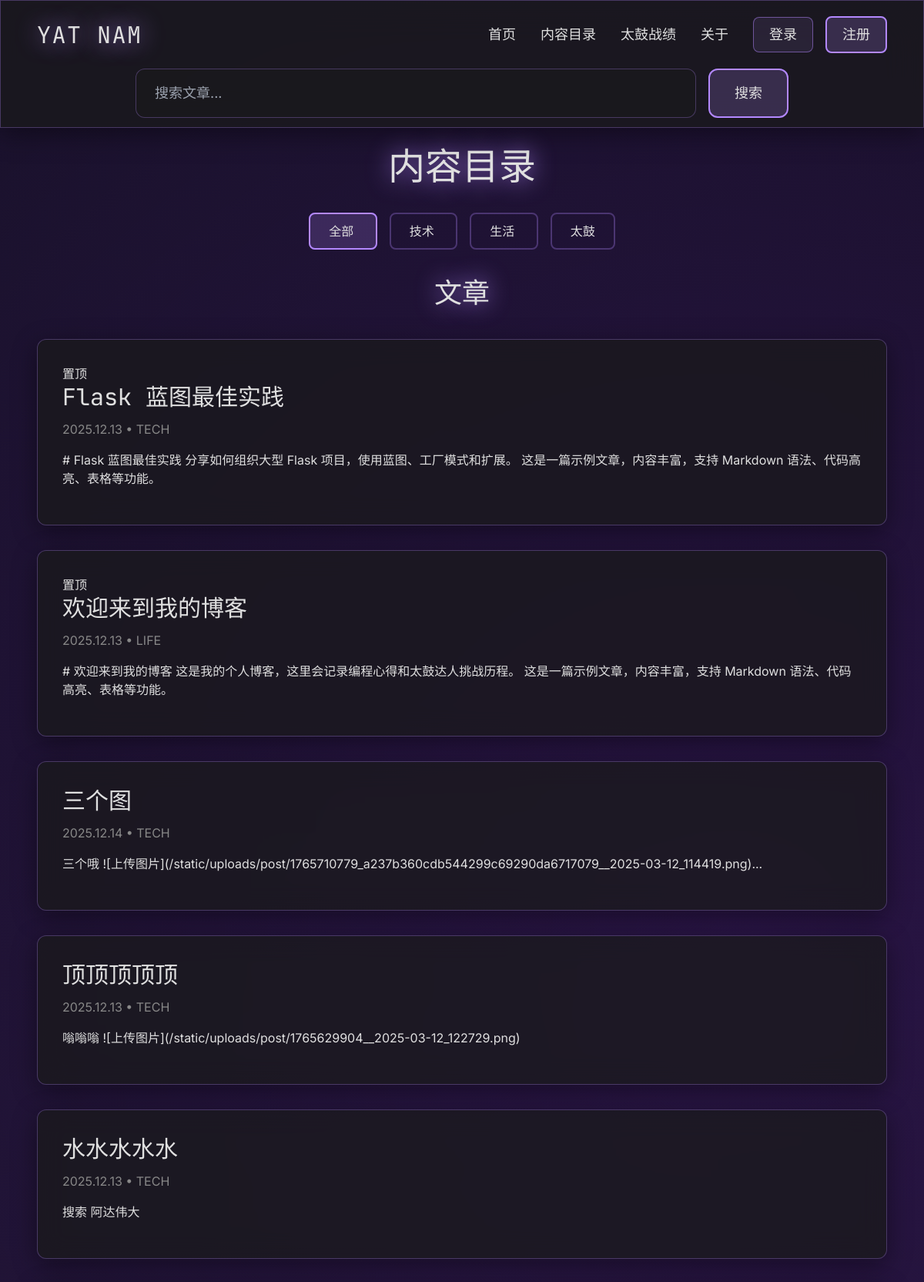
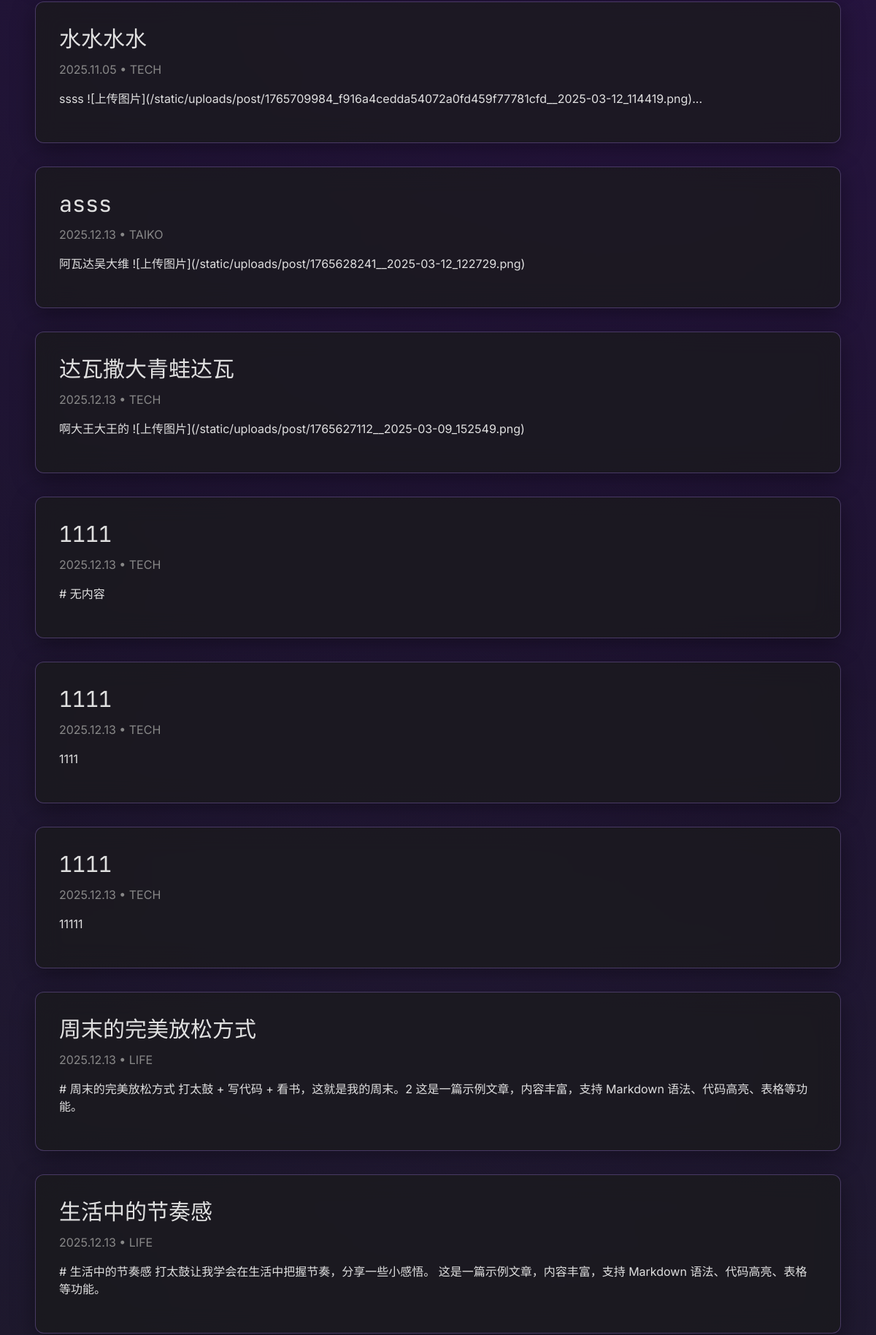
The page /archive/archive (upper part) on the database its author committed (2 pictures, top to bottom).
### models.py (models this page shows, shortened)
class Post(db.Model):
    __tablename__ = 'post'
    id = db.Column(db.Integer, primary_key=True)
    title = db.Column(db.String(200), nullable=False)
    slug = db.Column(db.String(200), unique=True, nullable=False, index=True)
    content = db.Column(db.Text, nullable=False)           # Markdown 原文
    content_html = db.Column(db.Text)                      # 渲染后 HTML（缓存）
    summary = db.Column(db.Text)                           # 摘要（可选）
    category = db.Column(db.Enum(Category), default=Category.TECH)
    tags = db.Column(db.String(200))                       # 逗号分隔
    cover_image = db.Column(db.String(200))
    is_published = db.Column(db.Boolean, default=True)
    view_count = db.Column(db.Integer, default=0)
    created_at = db.Column(db.DateTime, default=datetime.utcnow, index=True)
    updated_at = db.Column(db.DateTime, default=datetime.utcnow, onupdate=datetime.utcnow)
    is_pinned = db.Column(db.Boolean, default=False, index=True)  # 置顶
    author_id = db.Column(db.Integer, db.ForeignKey('user.id'), nullable=False)
    comments = db.relationship('Comment', backref='post', lazy='dynamic', cascade='all, delete-orphan')
    images = db.relationship(
        "PostImage",
        backref="post",
        lazy="dynamic",
        cascade="all, delete-orphan"
    )

### archive/views.py (the view)
@archive_blueprint.route('/archive')
def archive():
    category = request.args.get('category')  # ?category=技术
    posts = Post.query.order_by(
        case(
            (Post.is_pinned == True, 0),  # 置顶优先级 0
            else_=1  # 非置顶优先级 1
        ),
        Post.updated_at.desc(),  # 置顶按更新时间排序
        Post.created_at.desc()  # 非置顶按创建时间排序
    )
    records = TaikoRecord.query.order_by(TaikoRecord.played_at.desc())
    if category:
        posts = posts.filter_by(category=category)
    return render_template('archive/archive.html', posts=posts.all(), records=records.all(), current_category=category)

### templates/archive/archive.html (shortened to what this page needs)
{% extends "base.html" %}
{% block content %}
<div class="max-w-6xl mx-auto px-6 py-20">
    <h1 class="text-5xl font-mono glow-text text-center mb-12">内容目录</h1>
    <div class="text-center mb-12 space-x-4">
        <a href="{{ url_for('archive.archive') }}" class="px-6 py-3 rounded-lg border-2 {% if not current_category %}border-primary bg-primary/20{% else %}border-primary/30{% endif %} hover:border-primary transition">
            全部
        </a>
        <a href="{{ url_for('archive.archive', category='TECH') }}" class="px-6 py-3 rounded-lg border-2 {% if current_category == 'TECH' %}border-primary bg-primary/20{% else %}border-primary/30{% endif %} hover:border-primary transition">
            技术
        </a>
        <a href="{{ url_for('archive.archive', category='LIFE') }}" class="px-6 py-3 rounded-lg border-2 {% if current_category == 'LIFE' %}border-primary bg-primary/20{% else %}border-primary/30{% endif %} hover:border-primary transition">
            生活
        </a>
        <a href="{{ url_for('archive.archive', category='TAIKO') }}" class="px-6 py-3 rounded-lg border-2 {% if current_category == 'TAIKO' %}border-primary bg-primary/20{% else %}border-primary/30{% endif %} hover:border-primary transition">
            太鼓
        </a>
    </div>
    {% if posts %}
    <h2 class="text-4xl font-mono glow-text text-center mb-10">文章</h2>
    <div class="space-y-8 mb-20">
        {% for post in posts %}
        <div class="glass rounded-xl p-8 hover:border-primary transition relative">
            {% if post.is_pinned %}
                <span class="badge bg-danger position-absolute top-2 start-2">置顶</span>
            {% endif %}
            <h3 class="text-3xl font-mono mb-3">
                <a href="{{ url_for('post_detail', post_id=post.id) }}" class="hover:text-primary-glow">
                    {{ post.title }}
                </a>
            </h3>
            <p class="text-text-muted mb-4">
                {{ post.created_at.strftime('%Y.%m.%d') }} • {{ post.category.value }}
            </p>
            <p class="line-clamp-3">{{ post.content|striptags|truncate(200) }}</p>
        </div>
        {% endfor %}
    </div>
    {% endif %}
</div>
{% endblock %}

### templates/base.html (style rules this page uses)
body { background: #0D0D0D; color: #E0E0E0; min-height: 100vh; position: relative; }
.glass { background: rgba(26, 26, 27, 0.75); backdrop-filter: blur(16px); border: 1px solid rgba(179, 136, 255, 0.3); box-shadow: 0 8px 32px rgba(0, 0, 0, 0.4); }
.glow-text { text-shadow: 0 0 30px rgba(179, 136, 255, 0.9); }

### rows shown on the page
Post: is_pinned "置顶", title "Flask 蓝图最佳实践", created_at "2025.12.13", category.value "TECH", content "# Flask 蓝图最佳实践 分享如何组织大型 Flask 项目，使用蓝图、工厂模式和扩展。 这是一篇示例文章，内容丰富，支持 Markdown 语法、代码高亮、表格等功能。"
Post: is_pinned "置顶", title "欢迎来到我的博客", created_at "2025.12.13", category.value "LIFE", content "# 欢迎来到我的博客 这是我的个人博客，这里会记录编程心得和太鼓达人挑战历程。 这是一篇示例文章，内容丰富，支持 Markdown 语法、代码高亮、表格等功能。"
Post: title "三个图", created_at "2025.12.14", category.value "TECH", content "三个哦 ![上传图片](/static/uploads/post/1765710779_a237b360cdb544299c69290da6717079__2025-03-12_114419.png)..."
Post: title "顶顶顶顶顶", created_at "2025.12.13", category.value "TECH", content "嗡嗡嗡 ![上传图片](/static/uploads/post/1765629904__2025-03-12_122729.png)"
Post: title "水水水水水", created_at "2025.12.13", category.value "TECH", content "搜索 阿达伟大"
Post: title "水水水水", created_at "2025.11.05", category.value "TECH", content "ssss ![上传图片](/static/uploads/post/1765709984_f916a4cedda54072a0fd459f77781cfd__2025-03-12_114419.png)..."
Post: title "asss", created_at "2025.12.13", category.value "TAIKO", content "阿瓦达吴大维 ![上传图片](/static/uploads/post/1765628241__2025-03-12_122729.png)"
Post: title "达瓦撒大青蛙达瓦", created_at "2025.12.13", category.value "TECH", content "啊大王大王的 ![上传图片](/static/uploads/post/1765627112__2025-03-09_152549.png)"
Post: title "1111", created_at "2025.12.13", category.value "TECH", content "# 无内容"
Post: title "1111", created_at "2025.12.13", category.value "TECH", content "1111"
Post: title "1111", created_at "2025.12.13", category.value "TECH", content "11111"
Post: title "周末的完美放松方式", created_at "2025.12.13", category.value "LIFE", content "# 周末的完美放松方式 打太鼓 + 写代码 + 看书，这就是我的周末。2 这是一篇示例文章，内容丰富，支持 Markdown 语法、代码高亮、表格等功能。"
Post: title "生活中的节奏感", created_at "2025.12.13", category.value "LIFE", content "# 生活中的节奏感 打太鼓让我学会在生活中把握节奏，分享一些小感悟。 这是一篇示例文章，内容丰富，支持 Markdown 语法、代码高亮、表格等功能。"
